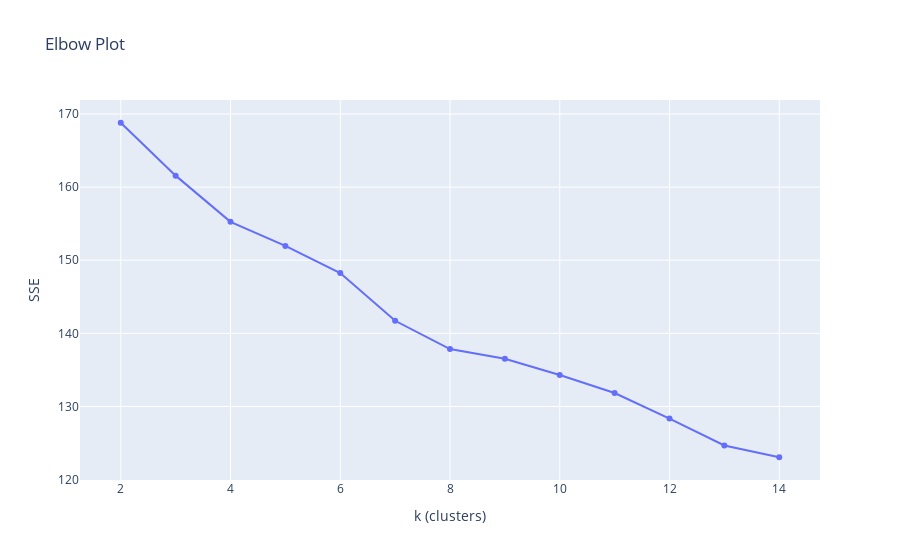

Notebook source saved alongside this figure:
### Code cell
ks, sse, sil = [], [], []
for k in range(2, 15):
    km = KMeans(n_clusters=k, random_state=42, n_init="auto").fit(X)
    ks.append(k)
    sse.append(km.inertia_)                       # Sum of squared errors
    sil.append(silhouette_score(X, km.labels_))   # Mean silhouette coefficient

# Elbow plot
fig_elbow = px.line(
    x=ks, y=sse, markers=True,
    labels={"x":"k (clusters)", "y":"SSE"},
    title="Elbow Plot"
)
fig_elbow.show()

### Figure 1 — Plotly figure (JSON) as saved in the notebook; plotly's stock layout.template omitted (floating-point values rounded to 4 significant figures)
{"data": [{"hovertemplate": "k (clusters)=%{x}<br>SSE=%{y}<extra></extra>", "legendgroup": "", "line": {"color": "#636efa", "dash": "solid"}, "marker": {"symbol": "circle"}, "mode": "lines+markers", "name": "", "orientation": "v", "showlegend": false, "type": "scatter", "x": [2, 3, 4, 5, 6, 7, 8, 9, 10, 11, 12, 13, 14], "xaxis": "x", "y": [168.8, 161.6, 155.3, 152.0, 148.2, 141.7, 137.9, 136.5, 134.3, 131.8, 128.3, 124.7, 123.1], "yaxis": "y"}], "layout": {"legend": {"tracegroupgap": 0}, "title": {"text": "Elbow Plot"}, "xaxis": {"anchor": "y", "domain": [0, 1], "title": {"text": "k (clusters)"}}, "yaxis": {"anchor": "x", "domain": [0, 1], "title": {"text": "SSE"}}}}
